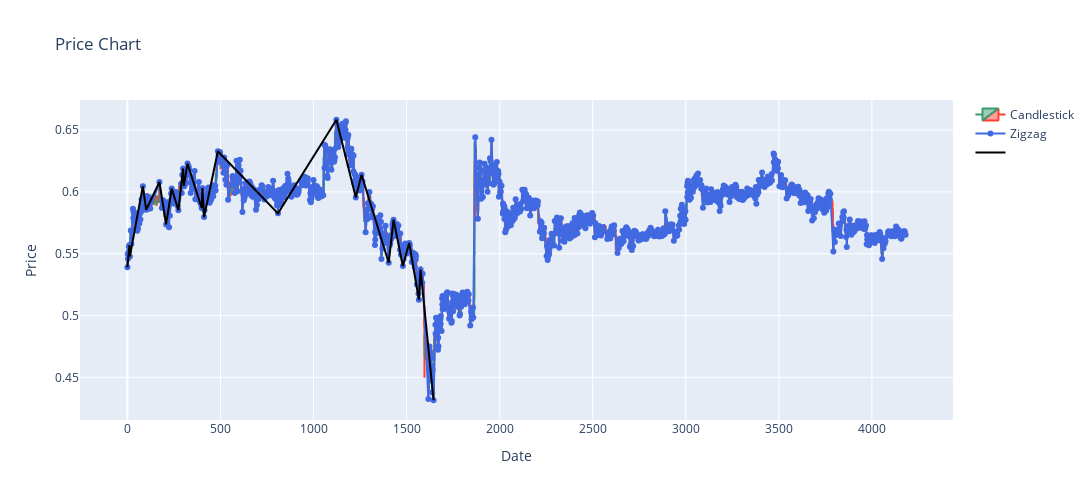

Write notebook code for a chart like this one.
### Code cell
pt = gu.PlottingTool(width=1400, height=500)
pt.draw_candlesticks(corrected_pair_df)
pt.draw_zigzag(algo.zigzag_df)

# pt.draw_zigzag(h_o_zigzag_df, title='Higher order Zigzag', color='black')
# plot_type = "descending" if algo.zigzag_df[algo.zigzag_df.pdi == algo.starting_pdi].iloc[0].pivot_type == "peak" else "ascending"
plot_type = "ascending"
# if algo.zigzag_df[algo.zigzag_df.pdi == algo.starting_pdi].iloc[0].pivot_type == "valley":
#     pt.draw_points_with_label(algo.pbos_indices, 
#                               algo.pair_df.iloc[algo.pbos_indices].high, 
#                               "PBOS", color="purple")
#     pt.draw_points_with_label(algo.valley_lpls.pdi, algo.valley_lpls.pivot_value, "Broken LPL", color="yellow")
#     pt.draw_points_with_label(algo.valley_broken_lpls.pdi, algo.valley_broken_lpls.pivot_value, "Broken LPL", color="yellow")
# else:
#     pt.draw_points_with_label(algo.pbos_indices, 
#                               algo.pair_df.iloc[algo.pbos_indices].low, 
#                               "PBOS", color="purple")
#     pt.draw_points_with_label(algo.peak_lpls.pdi, algo.peak_lpls.pivot_value, "LPL", color="red")
#     pt.draw_points_with_label(algo.peak_broken_lpls.pdi, algo.peak_broken_lpls.pivot_value, "Broken LPL", color="yellow")
invert = False

if invert:
    plot_type = "ascending" if plot_type == "descending" else "descending"

# if plot_type == "ascending":
# pt.draw_points_with_label(algo.pbos_indices,
#                           algo.pair_df.iloc[algo.pbos_indices].high,
#                           "PBOS", color="purple")
# pt.draw_points_with_label(algo.valley_lpls.pdi, algo.valley_lpls.pivot_value, "LPL", color="red")
# pt.draw_points_with_label(algo.valley_broken_lpls.pdi, algo.valley_broken_lpls.pivot_value, "Valley broken LPL", color="orange")
# else:
# pt.draw_points_with_label(algo.pbos_indices,
#                           algo.pair_df.iloc[algo.pbos_indices].low,
#                           "PBOS", color="purple")
# pt.draw_points_with_label(algo.peak_lpls.pdi, algo.peak_lpls.pivot_value, "LPL", color="red")
# pt.draw_points_with_label(algo.peak_broken_lpls.pdi, algo.peak_broken_lpls.pivot_value, "Peak broken LPL", color="orange")

pt.draw_points_with_label(algo.zigzag_df[algo.zigzag_df.pdi.isin(algo.h_o_indices)].pdi,
                          algo.zigzag_df[algo.zigzag_df.pdi.isin(algo.h_o_indices)].pivot_value,
                          draw_line=True)

# pt.draw_points_with_label(algo.peak_lpls.pair_df_index, algo.peak_lpls.pivot_value, "Peak LPL", color="green")
# pt.draw_points_with_label(bos_df.loc[bos_df.pivot_type == "valley"], "BOS-S", color="red")
# pt.draw_points_with_label(lplb_df.loc[lplb_df.pivot_type == "peak"], "LPLB-S", color="orange")
# pt.draw_points_with_label(lpl_df.loc[lpl_df.pivot_type == "peak"], "LPL-S", color="green")
# for box in boxes_list:
#     print(box.id)
#     pt.draw_box(box, pair_df_end_index=pair_df.last_valid_index())
# pt.draw_highlight()
# pt.draw_points_with_label(bos_df.loc[bos_df.pivot_type == "valley"], "BOS-S", color="blue")
pt.show()
pt.save_plot(scale=4)

### Figure 1 — Plotly figure (JSON) as saved in the notebook; plotly's stock layout.template omitted (floating-point values rounded to 4 significant figures; data arrays with more than 128 entries replaced by an {"elided": "..."} marker saying what was removed)
{"data": [{"close": {"elided": "4185 float values"}, "high": {"elided": "4185 float values"}, "low": {"elided": "4185 float values"}, "name": "Candlestick", "open": {"elided": "4185 float values"}, "x": {"elided": "4185 int values"}, "type": "candlestick"}, {"line": {"color": "royalblue"}, "mode": "lines+markers", "name": "Zigzag", "x": {"elided": "1295 int values"}, "y": {"elided": "1295 float values"}, "type": "scatter"}, {"marker": {"color": "black", "size": 20, "symbol": "circle-open"}, "mode": "lines+text", "name": "", "text": "", "textfont": {"color": "black", "size": 10}, "textposition": "bottom center", "x": [0, 11, 13, 83, 101, 172, 208, 238, 274, 299, 303, 323, 399, 403, 412, 486, 809, 1123, 1227, 1258, 1404, 1430, 1480, 1514, 1566, 1575, 1645], "y": [0.539, 0.557, 0.5477, 0.6045, 0.5855, 0.608, 0.5737, 0.6027, 0.5852, 0.6189, 0.6046, 0.6229, 0.587, 0.603, 0.5796, 0.6328, 0.5826, 0.6583, 0.5955, 0.6138, 0.5427, 0.5775, 0.54, 0.5587, 0.5128, 0.5372, 0.4315], "type": "scatter"}], "layout": {"width": 1400, "height": 500, "xaxis": {"rangeslider": {"visible": false}, "title": {"text": "Date"}}, "title": {"text": "Price Chart"}, "yaxis": {"title": {"text": "Price"}}}}
